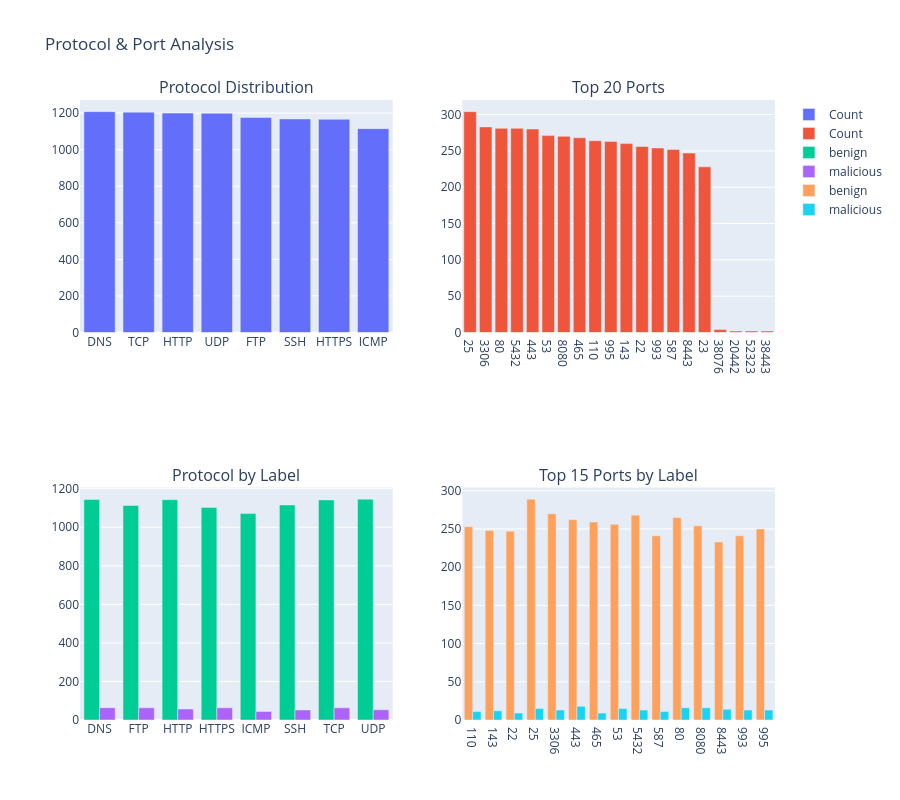

Notebook code cell kept with this figure:
### Markdown cell above
### 5.2 Protocol & Port Analysis

### Code cell
fig = make_subplots(rows=2, cols=2, subplot_titles=(
    'Protocol Distribution', 'Top 20 Ports',
    'Protocol by Label', 'Top 15 Ports by Label'))

proto_counts = clean_df['protocol'].value_counts()
fig.add_trace(go.Bar(x=proto_counts.index, y=proto_counts.values, name='Count'), row=1, col=1)

top_ports = clean_df['port'].value_counts().head(20)
fig.add_trace(go.Bar(x=top_ports.index.astype(str), y=top_ports.values, name='Count'), row=1, col=2)

pl = clean_df.groupby(['protocol', 'label']).size().unstack(fill_value=0)
for col in pl.columns:
    fig.add_trace(go.Bar(x=pl.index, y=pl[col], name=col), row=2, col=1)

top15 = clean_df['port'].value_counts().head(15).index
pt = clean_df[clean_df['port'].isin(top15)].groupby(['port', 'label']).size().unstack(fill_value=0)
for col in pt.columns:
    fig.add_trace(go.Bar(x=pt.index.astype(str), y=pt[col], name=col), row=2, col=2)

fig.update_layout(height=800, showlegend=True, title_text='Protocol & Port Analysis')
fig.show()

### Figure 1 — Plotly figure (JSON) as saved in the notebook; plotly's stock layout.template omitted (floating-point values rounded to 4 significant figures)
{"data": [{"name": "Count", "type": "bar", "x": ["DNS", "TCP", "HTTP", "UDP", "FTP", "SSH", "HTTPS", "ICMP"], "xaxis": "x", "y": [1208, 1205, 1200, 1199, 1176, 1168, 1166, 1115], "yaxis": "y"}, {"name": "Count", "type": "bar", "x": ["25", "3306", "80", "5432", "443", "53", "8080", "465", "110", "995", "143", "22", "993", "587", "8443", "23", "38076", "20442", "52323", "38443"], "xaxis": "x2", "y": [304, 283, 281, 281, 280, 271, 270, 268, 264, 263, 260, 256, 254, 252, 247, 228, 4, 2, 2, 2], "yaxis": "y2"}, {"name": "benign", "type": "bar", "x": ["DNS", "FTP", "HTTP", "HTTPS", "ICMP", "SSH", "TCP", "UDP"], "xaxis": "x3", "y": [1144, 1113, 1143, 1103, 1071, 1116, 1142, 1146], "yaxis": "y3"}, {"name": "malicious", "type": "bar", "x": ["DNS", "FTP", "HTTP", "HTTPS", "ICMP", "SSH", "TCP", "UDP"], "xaxis": "x3", "y": [64, 63, 57, 63, 44, 52, 63, 53], "yaxis": "y3"}, {"name": "benign", "type": "bar", "x": ["110", "143", "22", "25", "3306", "443", "465", "53", "5432", "587", "80", "8080", "8443", "993", "995"], "xaxis": "x4", "y": [253, 248, 247, 289, 270, 262, 259, 256, 268, 241, 265, 254, 233, 241, 250], "yaxis": "y4"}, {"name": "malicious", "type": "bar", "x": ["110", "143", "22", "25", "3306", "443", "465", "53", "5432", "587", "80", "8080", "8443", "993", "995"], "xaxis": "x4", "y": [11, 12, 9, 15, 13, 18, 9, 15, 13, 11, 16, 16, 14, 13, 13], "yaxis": "y4"}], "layout": {"annotations": [{"font": {"size": 16}, "showarrow": false, "text": "Protocol Distribution", "x": 0.225, "xanchor": "center", "xref": "paper", "y": 1, "yanchor": "bottom", "yref": "paper"}, {"font": {"size": 16}, "showarrow": false, "text": "Top 20 Ports", "x": 0.775, "xanchor": "center", "xref": "paper", "y": 1, "yanchor": "bottom", "yref": "paper"}, {"font": {"size": 16}, "showarrow": false, "text": "Protocol by Label", "x": 0.225, "xanchor": "center", "xref": "paper", "y": 0.375, "yanchor": "bottom", "yref": "paper"}, {"font": {"size": 16}, "showarrow": false, "text": "Top 15 Ports by Label", "x": 0.775, "xanchor": "center", "xref": "paper", "y": 0.375, "yanchor": "bottom", "yref": "paper"}], "height": 800, "showlegend": true, "title": {"text": "Protocol & Port Analysis"}, "xaxis": {"anchor": "y", "domain": [0, 0.45]}, "xaxis2": {"anchor": "y2", "domain": [0.55, 1]}, "xaxis3": {"anchor": "y3", "domain": [0, 0.45]}, "xaxis4": {"anchor": "y4", "domain": [0.55, 1]}, "yaxis": {"anchor": "x", "domain": [0.625, 1]}, "yaxis2": {"anchor": "x2", "domain": [0.625, 1]}, "yaxis3": {"anchor": "x3", "domain": [0, 0.375]}, "yaxis4": {"anchor": "x4", "domain": [0, 0.375]}}}
